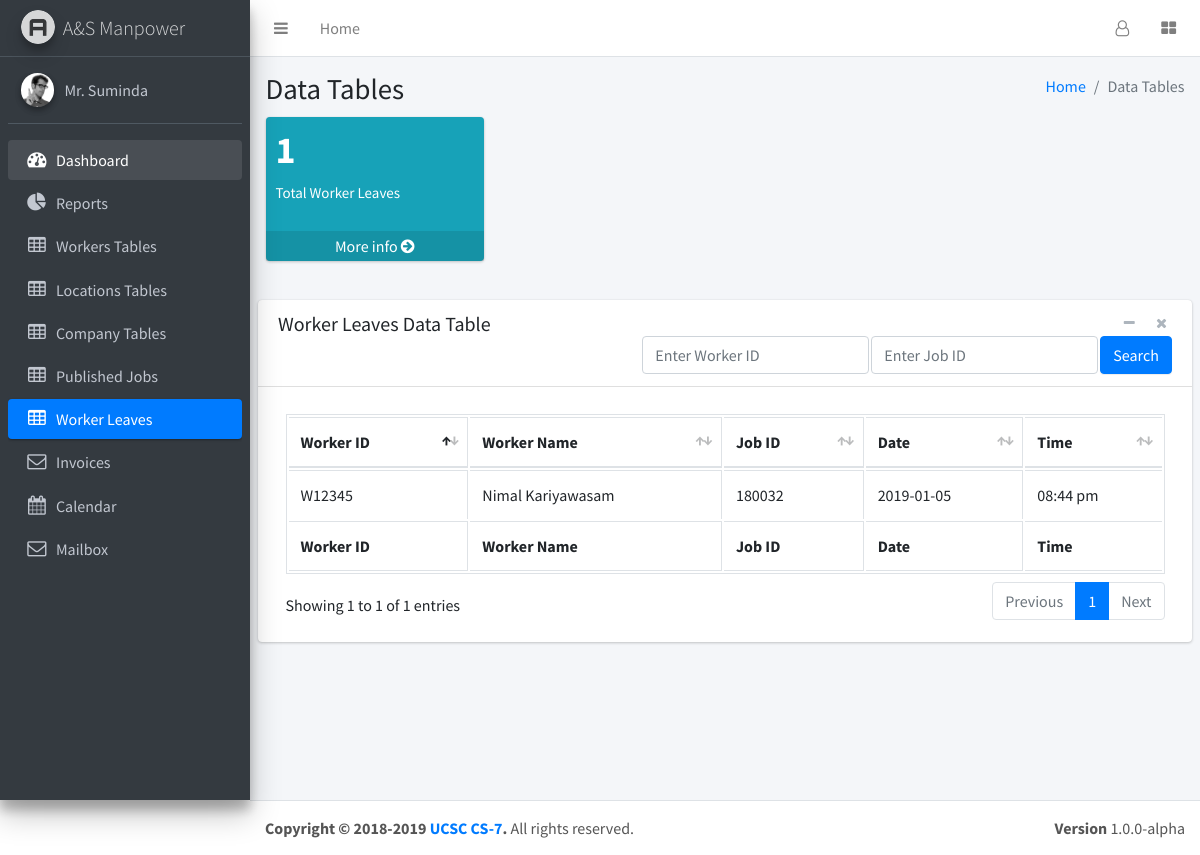
/pages/others/tables/dataLeaves.php (signed in), run on the app's committed database.
### tables this page shows
CREATE TABLE `worker_leaves` (
  `id` int(11) NOT NULL,
  `workerID` varchar(100) NOT NULL,
  `JobID` varchar(50) NOT NULL,
  `date` varchar(100) NOT NULL,
  `time` varchar(100) NOT NULL
);

CREATE TABLE `worker` (
  `workerID` varchar(45) NOT NULL,
  `workerName` varchar(45) DEFAULT NULL,
  `workerNIC` varchar(45) DEFAULT NULL,
  `workerPhone` varchar(45) DEFAULT NULL,
  `workerMaxWorkPeriod` varchar(45) DEFAULT NULL,
  `workerRank` int(10) DEFAULT '0',
  `workerEmail` varchar(45) DEFAULT NULL,
  `workerStatus` varchar(45) DEFAULT NULL,
  `workerImage` varchar(5000) DEFAULT NULL
);

### pages/query_boxes/supplier_view_workers_leaves.php (the view)
<?php
    $query="SELECT * FROM worker_leaves,worker WHERE worker_leaves.workerID=worker.workerID";
    $result=mysqli_query($conn,$query);
    if(mysqli_num_rows($result)>0){
        while($row=mysqli_fetch_assoc($result)){
            echo "<tr>
                  <td>".$row['workerID']."</td>
                  <td>".$row['workerName']."</td>
                  <td>".$row['JobID']."</td>
                  <td>".$row['date']."</td>
                  <td>".$row['time']."</td>
                </tr>";
        }
    }
?>

### data on the page
worker_leaves: workerID.workerID "W12345", workerID.workerName "Nimal Kariyawasam", JobID "180032", date "2019-01-05", time "08:44 pm"

### other printed values
$row['leaveCount'] "1"
